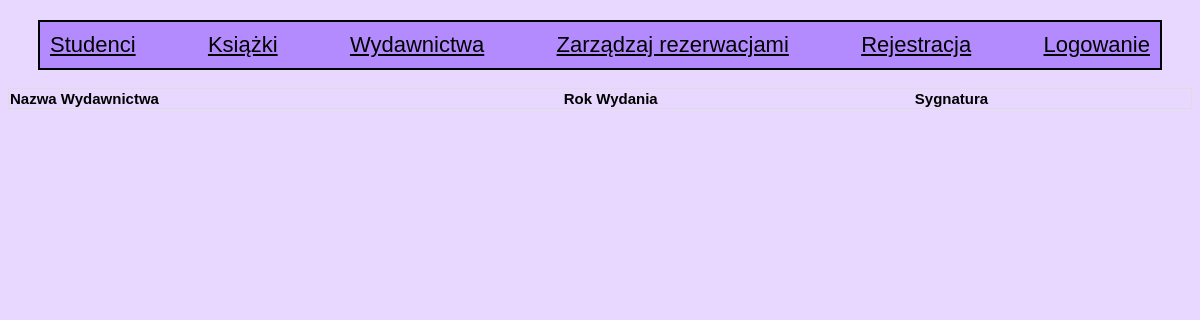
The page /szukaj_egzemplarz.php on the database as committed earlier.
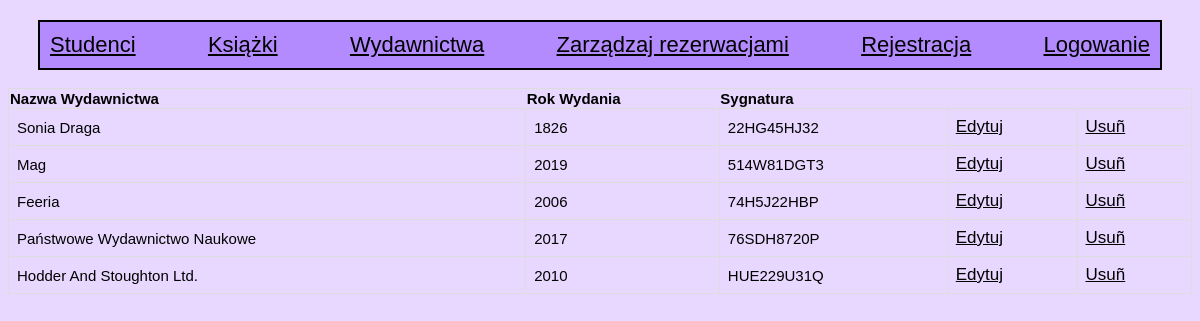
The same page on the database as committed later.
### tables this page shows
CREATE TABLE egzemplarz (
id_egz INT(10) NOT NULL AUTO_INCREMENT,
dzielo_id INT(10) NOT NULL,
wyd_id INT(10) NOT NULL,
rok_wydania INT(10) DEFAULT NULL,
sygnatura VARCHAR(20) NOT NULL UNIQUE,
CONSTRAINT dziela FOREIGN KEY (dzielo_id) REFERENCES dzielo(id_dzielo) ON UPDATE CASCADE,
CONSTRAINT wydawnictwa FOREIGN KEY (wyd_id) REFERENCES wydawnictwo(id_wyd) ON UPDATE CASCADE,
PRIMARY KEY (id_egz),
CONSTRAINT unEgz UNIQUE (dzielo_id, wyd_id)
 );

CREATE TABLE wydawnictwo (
id_wyd INT(10) NOT NULL AUTO_INCREMENT,
nazwa_wyd VARCHAR(100) NOT NULL,
PRIMARY KEY (id_wyd)
 );

### szukaj_egzemplarz.php (the view, shortened to what this page needs)
<?php
include 'widok.php';
$szukanie = $_POST['search'];
$szukanie = htmlentities($szukanie, ENT_QUOTES, "UTF-8");
require_once "dodatkowe.php";
$result = mysqli_query($link, sprintf("SELECT id_wyd,nazwa_wyd, egzemplarz.* FROM egzemplarz join wydawnictwo on id_wyd=wyd_id WHERE sygnatura like '%%%s%%' ORDER BY sygnatura",
mysqli_real_escape_string($link, $szukanie),
mysqli_real_escape_string($link, $szukanie))) or die($link->error);
?>
<div>
	<table id="egztable">
		<thead>
			<tr>
				<th>Nazwa Wydawnictwa</th>
				<th>Rok Wydania</th>
				<th>Sygnatura</th>
			</tr>
		</thead>
		<?php
			while ($row1 = $result->fetch_assoc()): ?>
		<tr><?php if (isset($_SESSION['zalogowano']) && $_SESSION['zalogowano'] == true) : ?>
			<td><?php echo $row1['nazwa_wyd']; ?></td>
			<td><?php echo $row1['rok_wydania']; ?></td>
			<td><?php echo $row1['sygnatura']; ?></td>
			<td><form method="POST" action="rezerwuj.php?id_egz=<?php echo $row1['id_egz'];?>"><input type="submit" name="rezerwuj" value="Rezerwuj"></form></td>
			<?php else: ?>
			<td><?php echo $row1['nazwa_wyd']; ?></td>
			<td><?php echo $row1['rok_wydania']; ?></td>
			<td><?php echo $row1['sygnatura']; ?></td>
			<td><?php echo "<a class=\"tytul\" href=\"edytuj_egzemplarz.php?id_egz={$row1['id_egz']}\">Edytuj</a>" ?></td>
			<td><?php echo "<a class=\"tytul\" href=\"usun_egzemplarz.php?id_egz={$row1['id_egz']}\">Usuñ</a>" ?></td>
			<?php endif; ?>
		</tr>
		<?php endwhile; ?>
	</table>
</div>

Rows that differ between the two databases and show on the page:
now on this page (row edited): egzemplarz: wyd.nazwa_wyd "Sonia Draga", rok_wydania "1826", sygnatura "22HG45HJ32"
now on this page (row edited): egzemplarz: wyd.nazwa_wyd "Mag", rok_wydania "2019", sygnatura "514W81DGT3"
now on this page (row edited): egzemplarz: wyd.nazwa_wyd "Feeria", rok_wydania "2006", sygnatura "74H5J22HBP"
now on this page (row edited): egzemplarz: wyd.nazwa_wyd "Państwowe Wydawnictwo Naukowe", rok_wydania "2017", sygnatura "76SDH8720P"
now on this page (row edited): egzemplarz: wyd.nazwa_wyd "Hodder And Stoughton Ltd.", rok_wydania "2010", sygnatura "HUE229U31Q"
